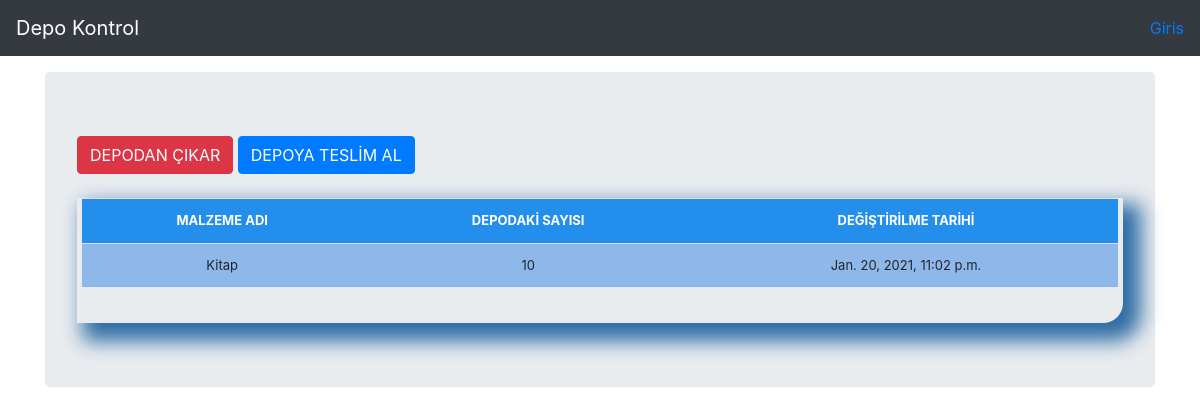
Page /stock_detail/5/ on the committed database.
### stocsSystem/models.py (models this page shows, shortened)
class Stock(models.Model):
	category = models.ForeignKey(Category, on_delete=models.CASCADE)
	item_name = models.CharField(max_length=50, blank=True, null=True)
	quantity = models.IntegerField(default='0', blank=True, null=True)
	receive_quantity = models.IntegerField(default='0', blank=True, null=True)
	receive_by = models.CharField(max_length=50, blank=True, null=True)
	issue_quantity = models.IntegerField(default='0', blank=True, null=True)
	issue_by = models.CharField(max_length=50, blank=True, null=True)
	issue_to = models.CharField(max_length=50, blank=True, null=True)
	phone_number = models.CharField(max_length=50, blank=True, null=True)
	created_by = models.CharField(max_length=50, blank=True, null=True)
	reorder_level = models.IntegerField(default='0', blank=True, null=True)
	last_updated = models.DateTimeField(auto_now_add=False, auto_now=True)
	timestamp = models.DateTimeField(auto_now_add=True, auto_now=False)
	export_to_CSV = models.BooleanField(default=False)

### stocsSystem/views.py (the view)
# urls.py: path('stock_detail/<str:pk>/', views.stock_detail, name="stock_detail"),
def stock_detail(request, pk):
	queryset = Stock.objects.get(id=pk)
	context = {
		"title": queryset.item_name,
		"queryset": queryset,
	}
	return render(request, "stock_detail.html", context)

### templates/stock_detail.html (shortened to what this page needs)
{% load static %}
{% load crispy_forms_tags %}
<!DOCTYPE html>
  <head>
      <link href="{% static 'css/stylesheet.css' %}" rel="stylesheet">
      <link href="{% static 'css/bootstrap.min.css' %}" rel="stylesheet">
   <link href="{% static 'css/navbar-top-fixed.css' %}" rel="stylesheet">
  </head>
  <body>
   {% include 'navbar.html' %}
<main role="main" class="container">
  <div class="jumbotron">
  <a href="{% url 'issue_items' queryset.id %}"><div class='btn btn-danger'>DEPODAN ÇIKAR</div></a>
    <a href="{% url 'receive_items' queryset.id %}"><div class='btn btn-primary'>DEPOYA TESLİM AL</div></a>
        <br><br>
        <div class="display_table">
          <table class='table'>
                  <tr>
                    <th>MALZEME ADI</th>
                    <th>DEPODAKİ SAYISI</th>
                    <th>DEĞİŞTİRİLME TARİHİ</th>
                  </tr>
                  <tr>
                    <td>{{queryset.item_name}}</td>
                    <td>{{queryset.quantity}}</td>
                    <td>{{queryset.last_updated}}</td>
                  </tr>
          </table>
        </div>
  </div>
</main>
      </body>
</html>

### stocsSystem/static/css/stylesheet.css (style rules this page uses)
body { background-color: #dfffe8; }
.table { font-size: 13px; text-align: center; width: 95%; margin: auto; text-align: center; }
.table tr:nth-child(odd) { background: #c8d8ef }
.table tr:nth-child(even) { background: #8eb7ea }
th { background-color: #238eec; color: white; }
.display_table { border-bottom-right-radius: 20px; padding-left: 5px; padding-right: 5px; padding-bottom: 20px; box-shadow: 12px 12px 20px 6px #2e6da4; }

### stocsSystem/static/css/navbar-top-fixed.css (style rules this page uses)
body { min-height: 75rem; padding-top: 4.5rem; }

### rows in the picture
Stock: item_name "Kitap", quantity "10", last_updated "Jan. 20, 2021, 11:02 p.m."
